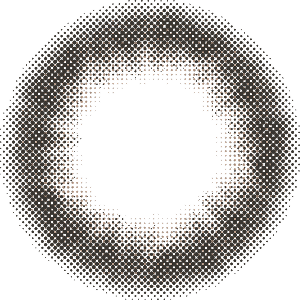
#> input picture android/demo-app/src/main/assets/lenses/02_NoirBrown.png, 300 x 300 px; its folder holds only this picture in this run
$ python rebalance_lens_assets.py
#> lines starting #> are read from the running program, lines starting #| are printed output that depends on the picture
#!/usr/bin/env python3
"""렌즈 에셋 리밸런싱 v4 — 타겟 솔루션 캘리브레이션 4-노브 이식 (NLR-W2 에셋 축).

모델 변천 (근거: docs/bench/NLR-W2/formula_bench_notes.md §타겟 에셋 실측):
- v1: 네버 올리브 단일 쌍의 반경별 커브 → 7쌍 분석으로 기각 (스타일별 커브 상이)
- v2: 착색부 농도 80±17 밴드 정규화 (타겟↔원본 농도 상관 0.18 = 자체 재설정 정책)
- v3: 전 제품 타겟 시트(lens-items) 입수 — 38/42쌍 실측 균일 알파 스케일
- v4: 38쌍 5차원 분석으로 발견한 타겟 4-노브 정책 구현:
  ① 농도(α) = 밴드 재설정 (쌍 실측 / 정규화 80)          [v3 계승]
  ② 림 잉크 색 = 다크닝 (휘도 평균 73→48, 실효어둠 유지)   [신규]
  ③ 패턴 대비 = 절대값 보존 (농도 깎아도 잔차 유지, 인구 +8%) [신규]
  ④ 형태(림 두께·클리어존·구조) = 원본 계승 (상관 0.77~0.83) [무변경 정책]
  구현: α' = renorm(방사평균×s + 잔차×k) → 착색부 농도를 목표에 정확히 재정규화.
  v4.1: k는 쌍별 타겟 시트의 실측 패턴 에너지(공통 256px 공간, 도트 억제 블러 후
  ink 존 잔차 std)에 수렴하도록 반복 보정 — 재정규화가 패턴을 재감쇠하는 문제 해소
  (돌초코 실기기 판정 "타겟보다 패턴 약함" 반영). 쌍 없는 렌즈는 k=max(1,s) 유지.
  림 RGB × ratio(r 0.72→0.88 램프). 예외(과두꺼운 림 슬리밍 2종 등)는 OVERRIDES로.

- 시트: facemorph 973×216 RGBA (좌측 렌즈 사용). 입력 1000² → 출력 512² (다운샘플만).
- 사용: python3 scripts/rebalance_lens_assets.py [--suffix -rebal] [--dry-run]
"""
import argparse
import re
from typing import Optional
import sys
from difflib import SequenceMatcher
from pathlib import Path

import numpy as np
from PIL import Image

REPO = Path(__file__).resolve().parent.parent
LENS_DIR = REPO / "android/demo-app/src/main/assets/lenses"
SHEETS_DIR = Path("/Volumes/M3-P31/Projects/MerooMong/EtcWorkStage/lens-items")
OUT_SIZE = 512
T_INK = 80.0                       # 타겟 착색부 농도 밴드 중심
SCALE_MIN, SCALE_MAX = 0.45, 1.2
RIM_RATIO_DEFAULT = 0.66           # 쌍 없는 렌즈용 림 다크닝 (인구 평균 48/73)
MID_RATIO_DEFAULT = 0.74           # 쌍 없는 렌즈용 mid 잉크색 보정 (인구 평균 luma ratio, Codex 재계산)
RIM_RATIO_CLAMP = (0.15, 1.0)
MATCH_THRESHOLD = 0.82
N_BINS = 32

# 육안 벤치 후 개별 보정 (stem → dict(scale=..., rim_ratio=...) 부분 지정 가능)
OVERRIDES: dict[str, dict] = {}

EXCLUDE_SUBSTRINGS = ("-target", "zz_target", "-rebal")
LUMA = np.array([0.299, 0.587, 0.114])


def norm_name(s: str) -> str:
    n = re.sub(r"[^a-z0-9]", "", s.lower())
    return n.rstrip("0123456789") or n


def polar(shape, cx, cy, r):
    yy, xx = np.ogrid[: shape[0], : shape[1]]
    return np.sqrt((xx - cx) ** 2 + (yy - cy) ** 2) / r


def ink_density(alpha, rr) -> float:
    return float(alpha[(rr >= 0.4) & (rr <= 1.0)].mean())


def ink_lum(arr, rr, lo: float, hi: float) -> float:
    """반경 구간 [lo, hi] 알파가중 잉크 휘도."""
    a = arr[..., 3].astype(np.float64)
    L = arr[..., :3].astype(np.float64) @ LUMA
    m = (rr >= lo) & (rr <= hi) & (a > 16)
    if m.sum() < 20:
        return float("nan")
    w = a[m]
    return float((L[m] * w).sum() / w.sum())


def rim_ink_lum(arr, rr) -> float:
    """림(r 0.8~1.0) 알파가중 잉크 휘도."""
    return ink_lum(arr, rr, 0.8, 1.0)


def sheet_left(path: Path):
    im = Image.open(path).convert("RGBA")
    a = np.asarray(im)[..., 3]
    half = a.shape[1] // 2
    ys, xs = np.where(a[:, :half] > 8)
    cx, cy = xs.mean(), ys.mean()
    r = np.sqrt(((xs - cx) ** 2 + (ys - cy) ** 2)).max()
    arr = np.asarray(im.crop((int(cx - r), int(cy - r), int(cx + r), int(cy + r))))
    rr = polar(arr.shape[:2], arr.shape[1] / 2, arr.shape[0] / 2, min(arr.shape[:2]) / 2)
    return arr, rr


def build_pairs(catalog, verbose: bool = False):
    stems = {p.stem: norm_name(p.stem.split("_", 1)[1] if "_" in p.stem else p.stem)
             for p in catalog}
    best: dict[str, tuple] = {}
    for sheet in sorted(SHEETS_DIR.rglob("*.png")):
        n = norm_name(sheet.stem)
        scored = sorted(((SequenceMatcher(None, n, v).ratio(), s) for s, v in stems.items()),
                        reverse=True)
        score, stem = scored[0]
        # Codex 리뷰 (b): 1·2등 마진 검사 — 좁으면 오매칭 위험 경고 (신제품 온보딩 안전장치)
        if verbose and score >= MATCH_THRESHOLD and score - scored[1][0] < 0.03:
            print(f"  ⚠️ 매칭 마진 좁음: {sheet.stem} → {stem} ({score:.3f}) vs {scored[1][1]} ({scored[1][0]:.3f})")
        if score >= MATCH_THRESHOLD and (stem not in best or score > best[stem][1]):
            best[stem] = (sheet, score)
    return {s: v[0] for s, v in best.items()}


def pattern_energy(alpha: np.ndarray, rr: np.ndarray) -> float:
    """패턴 에너지 = 방사 평균 제거 잔차의 std (ink 존 0.45~0.8).
    호출측에서 공통 스케일(256px)·도트 억제 블러를 맞춰서 넘겨야 쌍 비교 가능."""
    prof = np.zeros(N_BINS)
    for i in range(N_BINS):
        m = (rr >= i / N_BINS) & (rr < (i + 1) / N_BINS)
        prof[i] = alpha[m].mean() if m.any() else 0.0
    centers = (np.arange(N_BINS) + 0.5) / N_BINS
    mean_r = np.interp(rr, centers, prof)
    ink = (rr >= 0.45) & (rr < 0.8)
    return float((alpha - mean_r)[ink].std())


def to_common_alpha(arr: np.ndarray) -> tuple[np.ndarray, np.ndarray]:
    """RGBA 배열 → 공통 256px 알파(도트 억제 블러) + 극좌표."""
    from PIL import ImageFilter
    im = Image.fromarray(arr.astype(np.uint8)).resize((256, 256), Image.LANCZOS)
    im = im.filter(ImageFilter.GaussianBlur(1.2))
    a = np.asarray(im)[..., 3].astype(np.float64)
    return a, polar((256, 256), 128.0, 128.0, 128.0)


def transform_v4(arr: np.ndarray, target_ink: float, mid_ratio: float, rim_ratio: float,
                 target_pattern: Optional[float] = None):
    """4-노브 변환 v4.2 (Codex 교차 리뷰 반영):
    - 패턴 k = 고정점 반복 → 로그 간격 스캔 + 최근접 선택 + 양방향 수렴 플래그
      (과보정 케이스 nude-ash-rose 1.85×, 과소 doll-choco 0.42× 감지용)
    - RGB 잉크 보정 전역화: 타겟은 림만이 아니라 착색부 전체 잉크가 어두움
      (알파가중 luma 107→78) → mid/rim 비율을 반경 보간해 적용
    - 농도 목표는 clamp된 s 기준으로 정합 (SCALE_MIN/MAX 무력화 버그 수정)
    반환: (uint8 RGBA, 진단 dict)"""
    h, w = arr.shape[:2]
    rr = polar((h, w), w / 2.0, h / 2.0, min(h, w) / 2.0)
    a = arr[..., 3].astype(np.float64)

    # 방사 평균/잔차 분해
    prof = np.zeros(N_BINS)
    for i in range(N_BINS):
        m = (rr >= i / N_BINS) & (rr < (i + 1) / N_BINS)
        prof[i] = a[m].mean() if m.any() else 0.0
    centers = (np.arange(N_BINS) + 0.5) / N_BINS
    mean_r = np.interp(rr, centers, prof)
    res = a - mean_r

    ours = ink_density(a, rr)
    s = float(np.clip(target_ink / max(ours, 1e-6), SCALE_MIN, SCALE_MAX))
    ink_goal = ours * s                          # clamp 정합: 목표 농도도 clamp를 존중

    def compose(k: float) -> np.ndarray:
        a2 = np.clip(mean_r * s + res * k, 0, 255)
        achieved = ink_density(a2, rr)           # 0/255 클리핑 잔차 재정규화
        if achieved > 1e-6:
            a2 = np.clip(a2 * (ink_goal / achieved), 0, 255)
        return a2

    diag = {"pattern_flag": None, "k": max(1.0, s)}
    if target_pattern is not None and target_pattern > 1e-3:
        best_k, best_err, best_a2, best_pat = None, 1e18, None, 0.0
        for k in np.geomspace(0.15, 6.0, 14):
            a2c = compose(float(k))
            tmp = arr.astype(np.float64).copy()
            tmp[..., 3] = a2c
            ca, crr = to_common_alpha(tmp)
            pat = pattern_energy(ca, crr)
            err = abs(pat - target_pattern)
            if err < best_err:
                best_k, best_err, best_a2, best_pat = float(k), err, a2c, pat
        a2, diag["k"] = best_a2, best_k
        ratio_pat = best_pat / target_pattern
        if ratio_pat < 0.7:
            diag["pattern_flag"] = f"수렴실패↓ {ratio_pat:.2f} (α-only 모델 밖 — 재드로잉/하프톤 의심)"
        elif ratio_pat > 1.3:
            diag["pattern_flag"] = f"수렴실패↑ {ratio_pat:.2f}"
    else:
        a2 = compose(diag["k"])

    diag["sat255"] = float((a2 >= 254).mean() * 100)

    # RGB 잉크 보정: mid(≤0.72) → rim(≥0.88) 반경 보간
    mid = float(np.clip(mid_ratio, *RIM_RATIO_CLAMP))
    rim = float(np.clip(rim_ratio, *RIM_RATIO_CLAMP))
    t = np.clip((rr - 0.72) / 0.16, 0.0, 1.0)
    factor = mid + (rim - mid) * t

    out = arr.astype(np.float64).copy()
    out[..., :3] *= factor[..., None]
    out[..., 3] = a2
    return np.clip(out, 0, 255).astype(np.uint8), diag


def main() -> int:
    ap = argparse.ArgumentParser()
    ap.add_argument("--suffix", default="-rebal")
    ap.add_argument("--dry-run", action="store_true")
    args = ap.parse_args()

    catalog = sorted(
        p for p in LENS_DIR.glob("*.png")
        if not any(s in p.name for s in EXCLUDE_SUBSTRINGS)
    )
    pairs = build_pairs(catalog, verbose=True)
    n_paired = sum(1 for p in catalog if p.stem in pairs)
    print(f"대상 {len(catalog)}개 — 쌍 실측 {n_paired} / 정규화 {len(catalog) - n_paired} (v4.2: 농도+잉크색보정+패턴스캔)")

    for p in catalog:
        arr = np.asarray(Image.open(p).convert("RGBA"))
#> arr is the input picture: shape (300, 300, 4); mean R, G, B, A 31, 28.1, 25.5, 81.5
        rr = polar(arr.shape[:2], arr.shape[1] / 2, arr.shape[0] / 2, min(arr.shape[:2]) / 2)
        ours_ink = ink_density(arr[..., 3].astype(np.float64), rr)
#> ours_ink = 123
        ov = OVERRIDES.get(p.stem, {})

        if p.stem in pairs:
            s_arr, s_rr = sheet_left(pairs[p.stem])
            target_ink = ink_density(s_arr[..., 3].astype(np.float64), s_rr)
            # Codex 리뷰 (e): RGB 잉크색 보정은 림만이 아니라 전역 — mid/rim 각각 실측
            tm, om = ink_lum(s_arr, s_rr, 0.4, 0.72), ink_lum(arr, rr, 0.4, 0.72)
            tr, orim = rim_ink_lum(s_arr, s_rr), rim_ink_lum(arr, rr)
            mid_ratio = tm / om if np.isfinite(tm) and np.isfinite(om) and om > 1 else MID_RATIO_DEFAULT
            rim_ratio = tr / orim if np.isfinite(tr) and np.isfinite(orim) and orim > 1 else RIM_RATIO_DEFAULT
            ca, crr = to_common_alpha(s_arr)
            target_pattern = pattern_energy(ca, crr)     # 쌍별 패턴 에너지 목표
            origin = f"쌍({pairs[p.stem].parent.name}/{pairs[p.stem].stem})"
        else:
            target_ink = min(T_INK, ours_ink * SCALE_MAX)
#> target_ink = 80
            mid_ratio, rim_ratio = MID_RATIO_DEFAULT, RIM_RATIO_DEFAULT
            target_pattern = None
            origin = f"정규화(80/{ours_ink:.0f})"
#> origin = '정규화(80/123)'

        target_ink = ov.get("target_ink", target_ink)
        mid_ratio = ov.get("mid_ratio", mid_ratio)
        rim_ratio = ov.get("rim_ratio", rim_ratio)
        target_pattern = ov.get("target_pattern", target_pattern)
        if ov:
            origin += "+override"

        pat_tag = f", 패턴목표 {target_pattern:.1f}" if target_pattern else ""
        tag = (f"α {ours_ink:.0f}→{target_ink:.0f}, 잉크색 mid×{np.clip(mid_ratio, *RIM_RATIO_CLAMP):.2f}"
               f"/rim×{np.clip(rim_ratio, *RIM_RATIO_CLAMP):.2f}{pat_tag} ({origin})")
        if args.dry_run:
            print(f"  [dry] {p.name}: {tag}")
            continue
        out, diag = transform_v4(arr, target_ink, mid_ratio, rim_ratio, target_pattern)
#> in transform_v4, `a = arr[..., 3].astype(np.float64)`:
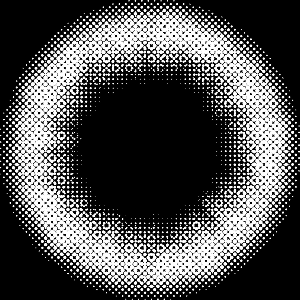
#> a: shape (300, 300) float64; min 0, max 255, mean 81.5
#> after the loop in transform_v4, `for i in range(N_BINS):`: prof = 32 values, max 210.7 at index 25, min 0 at index 0, mean 67.95
#> in transform_v4, `res = a - mean_r`:
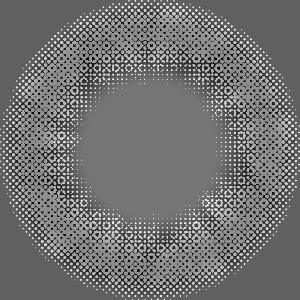
#> res: shape (300, 300) float64; min -210.7, max 245.5, mean -8; drawn with min black and max white
#> in transform_v4, `ours = ink_density(a, rr)`: ours = 123
#> in transform_v4, `s = float(np.clip(target_ink / max(ours, 1e-6), SCALE_MIN, SCALE_MAX))`: s = 0.65
#> in transform_v4, `ink_goal = ours * s`: ink_goal = 80
#> in compose, `a2 = np.clip(mean_r * s + res * k, 0, 255)`:
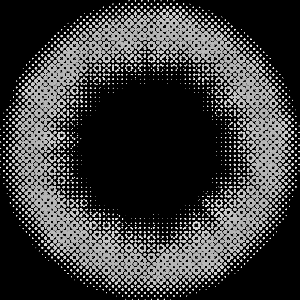
#> a2: shape (300, 300) float64; min 0, max 250.7, mean 59.6
#> in compose, `achieved = ink_density(a2, rr)`: achieved = 89.97
#> in transform_v4, `t = np.clip((rr - 0.72) / 0.16, 0.0, 1.0)`:
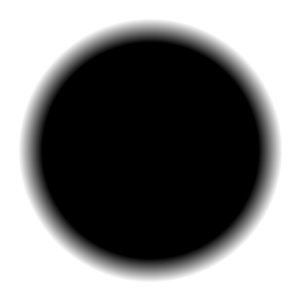
#> t: shape (300, 300) float64; min 0, max 1, mean 0.496
#> in transform_v4, `factor = mid + (rim - mid) * t`:
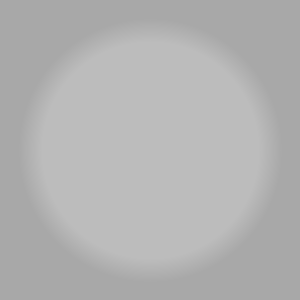
#> factor: shape (300, 300) float64; min 0.66, max 0.74, mean 0.7
#> in transform_v4, `out[..., 3] = a2`:
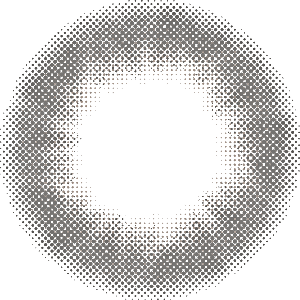
#> out: shape (300, 300, 4) float64; mean R, G, B, A 21.9, 19.9, 18, 53; transparent parts drawn white
#> diag = 3 items
        flag = f" ⚠️{diag['pattern_flag']}" if diag["pattern_flag"] else ""
#> flag = ''
        sat = f" 포화{diag['sat255']:.0f}%" if diag["sat255"] > 3 else ""
#> sat = ''
        tag += f" k={diag['k']:.2f}{sat}{flag}"
        out_im = Image.fromarray(out)
        if out_im.size != (OUT_SIZE, OUT_SIZE):
            out_im = out_im.resize((OUT_SIZE, OUT_SIZE), Image.LANCZOS)  # 다운샘플만
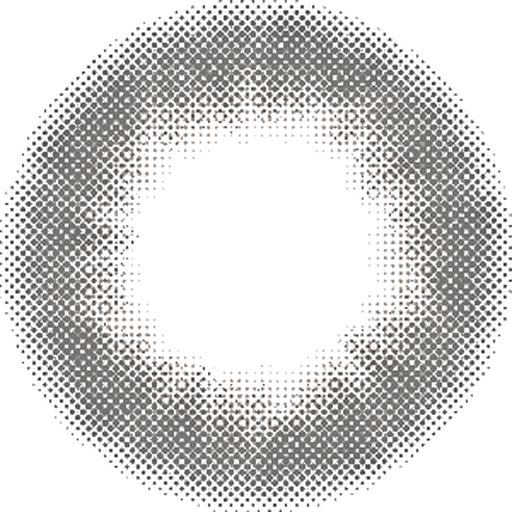
#> out_im: PIL image 512x512 RGBA; mean R, G, B, A 28.9, 26, 23.4, 54.7; transparent parts drawn white
        out_im.save(p.with_name(p.stem + args.suffix + ".png"))
        print(f"  {p.name}: {tag}")
#|   02_NoirBrown.png: α 123→80, 잉크색 mid×0.74/rim×0.66 (정규화(80/123)) k=1.00
    return 0


if __name__ == "__main__":
    sys.exit(main())
#> (the program exits here)
